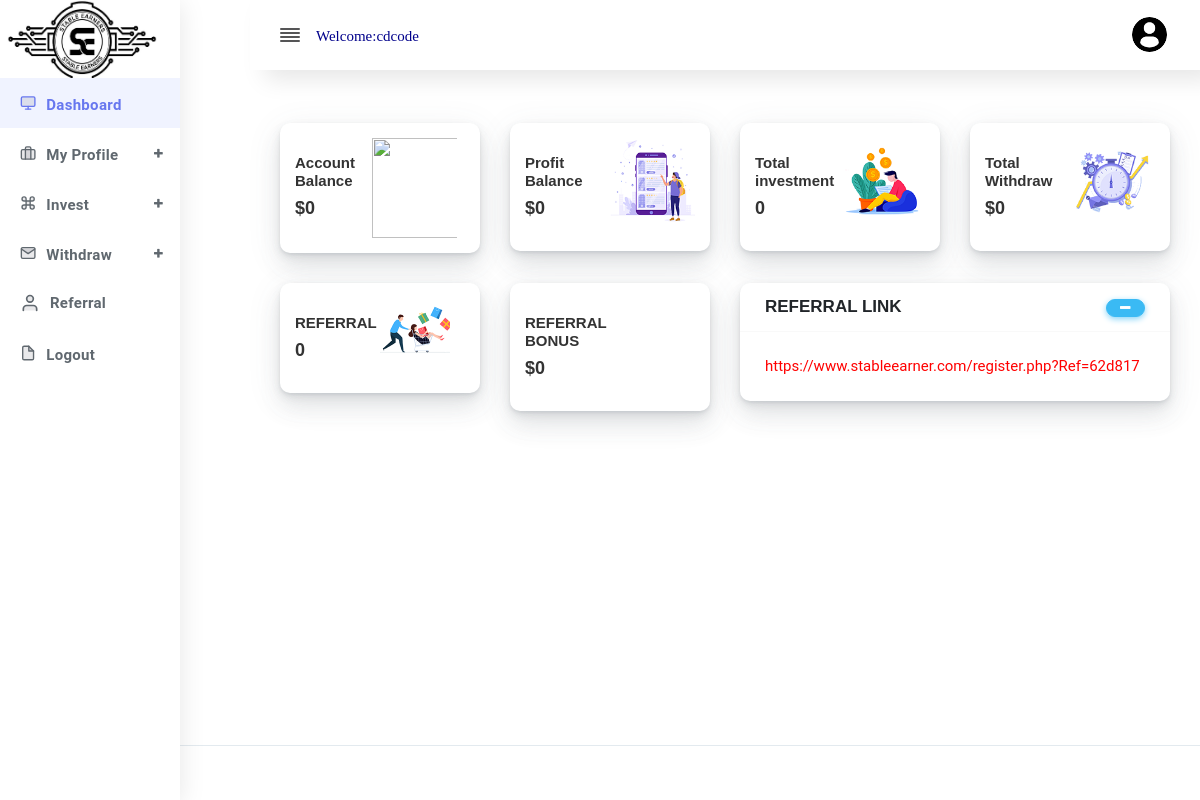
The app's page /verdieneglobal/users/dashboard.php?come=62d817d5654dc (signed in) with its own data.
### tables this page shows
CREATE TABLE `users` (
  `id` int(12) NOT NULL,
  `users_unique_id` varchar(121) NOT NULL,
  `fullname` varchar(121) NOT NULL,
  `username` varchar(121) NOT NULL,
  `email` varchar(121) NOT NULL,
  `number` varchar(121) NOT NULL,
  `password` varchar(121) NOT NULL,
  `ref_id` varchar(6) NOT NULL,
  `referral` varchar(6) NOT NULL DEFAULT 'non',
  `balance` varchar(121) NOT NULL DEFAULT '0',
  `type_of_user` varchar(12) NOT NULL DEFAULT 'users',
  `status` varchar(121) NOT NULL DEFAULT 'pending',
  `created_at` datetime(6) NOT NULL DEFAULT current_timestamp(6),
  `image_name` varchar(131) NOT NULL DEFAULT 'prof_icon.png'
);

### verdieneglobal/action/main_work.php (called while the page is built, shortened)
<?php
require_once ('DatabaseQueries.php');
class main_work{
    function counrff($userId){
        $query = "SELECT * FROM users  WHERE users_unique_id = '".$userId."'";
        $details = $this->runMysqliQuery($query);
        $result = $details['data'];
        if(mysqli_num_rows($result) == 0){
            return 'No Data was returned';
        }else {
            while ($row = mysqli_fetch_array($result)) {
                $ref_id = $row['ref_id'];
                $dsr = "SELECT COUNT(referral) FROM users WHERE referral = '$ref_id'";
                $resu = $this->runMysqliQuery($dsr);
                $resul = $resu['data'];
                if(mysqli_num_rows($resul) > 0) {
                    while ($row = mysqli_fetch_array($resul)) {
                        $output = $row[0];
                    }
                    return $output;
                }
            }
        }
    }
    function selectsingleuser($userId){
        $querys = "SELECT * FROM users WHERE users_unique_id = '".$userId."' ";
        $details = $this->runMysqliQuery($querys);
        $result = $details['data'];
        if(mysqli_num_rows($result) == 0){
            return 'No Data was returned';
        }else{
            while($row = mysqli_fetch_object($result)){
                $UserDetails = $row;
            }
            return $UserDetails;
        }
    }
    function sumbalances($userId){
        $query = "SELECT * FROM deposit_tb WHERE users_unique_id = '".$userId."' ";
        $details = $this->runMysqliQuery($query);
        $result = $details['data'];
        if(mysqli_num_rows($result) == 0) {
            return 0;
        }
    }
    function meanamount($userId){
        $query = "SELECT * FROM deposit_tb WHERE users_unique_id = '".$userId."' ";
        $details = $this->runMysqliQuery($query);
        $result = $details['data'];
        if(mysqli_num_rows($result) == 0) {
            return 0;
        }
    }
    function meanwithdrwa($userId){
        $query = "SELECT * FROM withdrawal WHERE users_unique_id = '".$userId."' ";
        $details = $this->runMysqliQuery($query);
        $result = $details['data'];
        if(mysqli_num_rows($result) == 0) {
            return 0;
        }
    }
    function meanwithinvest($userId){
        $query = "SELECT * FROM deposit_tb WHERE users_unique_id = '".$userId."' ";
        $details = $this->runMysqliQuery($query);
        $result = $details['data'];
        if(mysqli_num_rows($result) == 0) {
            return 0;
        }
    }
    function sumreff($userId){
        $query = "SELECT * FROM users WHERE  users_unique_id = '".$userId."'";
        $details = $this->runMysqliQuery($query);
        $result = $details['data'];
        if($result){
            for ($i=0; $row = mysqli_fetch_array($result); $i++) {
                $ref_id = $row['ref_id'];
                $querys = "SELECT SUM(ref_amount) FROM referral_tb WHERE referral = '".$ref_id."'";
                $detail = $this->runMysqliQuery($querys);
                $resul = $detail['data'];
                if($resul){
                    for ($i=0; $ro = mysqli_fetch_array($resul); $i++) {
                        $amount = $ro[0];
                    }
                    return  $amount;
                }
            }
        }
    }
}
$for = new main_work();
?>

### verdieneglobal/action/DatabaseQueries.php (called while the page is built, shortened)
<?php
trait DatabaseQueries
{
    var $host = 'localhost';
    var $dataBaseName = 'verdvsgo_database';
    var $userName = 'root';
    var $dataBasePassword = '';
    var $dbConnection;
    public function connectToDb()
    {
        $this->dbConnection = mysqli_connect($this->host, $this->userName, $this->dataBasePassword, $this->dataBaseName) or die(mysqli_error($this->dbConnection));
    }
    function runMysqliQuery(string $query): array
    {
        $result = mysqli_query($this->dbConnection, $query);
        if ($result) {
            return ['error_code' => 0, 'data' => $result];
        } else {
            return ['error_code' => 1, 'error' => mysqli_error($this->dbConnection)];
        }
    }
}

### verdieneglobal/users/dashboard.php (the view, shortened to what this page needs)
<?php require_once ('../action/main_work.php')?><?php
if (isset($_GET['come']))
    $userId = $_GET['come'];
$userDetails = $for->selectsingleuser($userId);
$userDetail = $for->counrff($userId);
$userDetailss = $for->sumbalances($userId);
$userDetailsss = $for ->sumreff($userId);
$userDetailsssamo = $for ->meanamount($userId);
$userDetailssswithd = $for ->meanwithdrwa($userId);
$userDetailsssinves = $for ->meanwithinvest($userId);
?>
<?php require_once "head.php"?>
<?php require_once ('herder.php')?>
<?php require_once ('sidebar.php')?>
<div class="main-content">
    <section class="section">
        <div class="row ">
          <div class="col-xl-3 col-lg-6 col-md-6 col-sm-6 col-xs-12">
              <div class="card">
                <div class="card-statistic-4">
                  <div class="align-items-center justify-content-between">
                    <div class="row ">
                      <div class="col-lg-6 col-md-6 col-sm-6 col-xs-6 pr-0 pt-3">
                        <div class="card-content">
                          <h5 class="font-15">Account Balance</h5>
                          <h2 class="mb-3 font-18">$<?php echo number_format($userDetailsssamo)?></h2>
                        </div>
                      </div>
                      <div class="col-lg-6 col-md-6 col-sm-6 col-xs-6 pl-0">
                        <div class="banner-img">
                          <img style="width:100px; margin-right:8px" src="sevenbal.jpeg" alt="">
                        </div>
                      </div>
                    </div>
                  </div>
                </div>
              </div>
            </div>
              <div class="col-xl-3 col-lg-6 col-md-6 col-sm-6 col-xs-12">
                <div class="card">
                    <div class="card-statistic-4">
                        <div class="align-items-center justify-content-between">
                            <div class="row ">
                                <div class="col-lg-6 col-md-6 col-sm-6 col-xs-6 pr-0 pt-3">
                                    <div class="card-content">
                                        <h1 class="font-15">Profit Balance</h1>
                                        <h2 class="mb-3 font-18">$<?php echo number_format($userDetailss)?></h2>
                                    </div>
                                </div>
                                <div class="col-lg-6 col-md-6 col-sm-6 col-xs-6 pl-0">
                                    <div class="banner-img">
                                        <img src="assets/img/banner/1.png" alt="">
                                    </div>
                                </div>
                            </div>
                        </div>
                    </div>
                </div>
            </div>
             <div class="col-xl-3 col-lg-6 col-md-6 col-sm-6 col-xs-12">
              <div class="card">
                <div class="card-statistic-4">
                  <div class="align-items-center justify-content-between">
                    <div class="row ">
                      <div class="col-lg-6 col-md-6 col-sm-6 col-xs-6 pr-0 pt-3">
                        <div class="card-content">
                          <h1 class="font-15">Total investment</h1>
                          <h2 class="mb-3 font-18"><?php echo $userDetailsssinves?></h2>
                        </div>
                      </div>
                      <div class="col-lg-6 col-md-6 col-sm-6 col-xs-6 pl-0">
                        <div class="banner-img">
                          <img src="assets/img/banner/4.png" alt="">
                        </div>
                      </div>
                    </div>
                  </div>
                </div>
              </div>
            </div>
            <div class="col-xl-3 col-lg-6 col-md-6 col-sm-6 col-xs-12">
              <div class="card">
                <div class="card-statistic-4">
                  <div class="align-items-center justify-content-between">
                    <div class="row ">
                      <div class="col-lg-6 col-md-6 col-sm-6 col-xs-6 pr-0 pt-3">
                        <div class="card-content">
                          <h5 class="font-15">Total Withdraw</h5>
                          <h2 class="mb-3 font-18">$<?php echo number_format($userDetailssswithd)?></h2>
                        </div>
                      </div>
                      <div class="col-lg-6 col-md-6 col-sm-6 col-xs-6 pl-0">
                        <div class="banner-img">
                          <img src="assets/img/banner/3.png" alt="">
                        </div>
                      </div>
                    </div>
                  </div>
                </div>
              </div>
            </div>
            <div class="col-xl-3 col-lg-6 col-md-6 col-sm-6 col-xs-12">
                <div class="card">
                    <div class="card-statistic-4">
                        <div class="align-items-center justify-content-between">
                            <div class="row ">
                                <div class="col-lg-6 col-md-6 col-sm-6 col-xs-6 pr-0 pt-3">
                                    <div class="card-content">
                                        <h5 class="font-15"> REFERRAL</h5>
                                        <h2 class="mb-3 font-18"><?php echo $userDetail?></h2>
                                    </div>
                                </div>
                                <div class="col-lg-6 col-md-6 col-sm-6 col-xs-6 pl-0">
                                    <div class="banner-img" style ="margin-right:15px">
                                        <img src="assets/img/banner/2.png" alt="">
                                    </div>
                                </div>
                            </div>
                        </div>
                    </div>
                </div>
            </div>
            <div class="col-xl-3 col-lg-6 col-md-6 col-sm-6 col-xs-12">
                <div class="card">
                    <div class="card-statistic-4">
                        <div class="align-items-center justify-content-between">
                            <div class="row ">
                                <div class="col-lg-6 col-md-6 col-sm-6 col-xs-6 pr-0 pt-3">
                                    <div class="card-content">
                                        <h1 class="font-15">REFERRAL BONUS</h1>
                                        <h2 class="mb-3 font-18">$<?php echo number_format($userDetailsss)?></h2>
                                    </div>
                                </div>
                                <div class="col-lg-6 col-md-6 col-sm-6 col-xs-6 pl-0">
                                    <div class="banner-img" style = "padding-top:10px;margin-right:-5px;">
                                    </div>
                                </div>
                            </div>
                        </div>
                    </div>
                </div>
            </div>
            <div class="col-12 col-sm-6 col-lg-6">
                <div class="card">
                    <div class="card-header">
                        <h4>REFERRAL LINK</h4>
                        <div class="card-header-action">
                            <a data-collapse="#mycard-collapse" class="btn btn-icon btn-info" href="#"><i
                                        class="fas fa-minus"></i></a>
                        </div>
                    </div>
                    <div class="collapse show" id="mycard-collapse">
                        <div class="card-body" style="color: red">
                        https://www.stableearner.com/register.php?Ref=<?php echo $userDetails->ref_id?>
                        </div>
                    </div>
                </div>
            </div>
        </div>
    </section>
    </div>
<?php require_once "foote.php"?>
<?php require_once ('script.php')?>

### verdieneglobal/users/herder.php (shortened to what this page needs)
<?php $name = strlen($userDetails->username) ; ?>
<body>
<div id="app">
    <div class="main-wrapper main-wrapper-1">
        <div class="navbar-bg"></div>
        <nav class="navbar navbar-expand-lg main-navbar sticky">
            <div class="form-inline mr-auto">
                <ul class="navbar-nav mr-3">
                    <li><a href="#" data-toggle="sidebar" class="nav-link nav-link-lg-12
									collapse-btn "> <i data-feather="align-justify"></i></a></li><br>
                    <li style="color:darkblue; font-size:15px; font-family: Times New Roman, Times, serif; padding-top:8px;margin-left:2px">
                     <p>Welcome:<?php if ($name <= 8) {
                         echo $userDetails->username;
                     }else {
                         $name = substr($userDetails->username,0,8);
                         echo $name;
                     }
                       ?></p>
                    </li>
                </ul>
            </div>
            <ul class="navbar-nav navbar-right">
                <li class="dropdown"><a href="#" data-toggle="dropdown " style="margin-left:3px"
                      class="nav-link dropdown-toggle nav-link-lg nav-link-user"> <img style="width:35px; border-radius:50px; margin-right:5px; padding-bottom:1px" src="../images/<?php echo $userDetails->image_name; ?>" ></span></a>
                </li>
            </ul>
        </nav>

### records on screen
users: username "cdcode", image_name (picture), ref "62d817"

### other values on screen
$userDetailsssamo "0"
$userDetailss "0"
$userDetailsssinves "0"
$userDetailssswithd "0"
$userDetail "0"
$userDetailsss "0"
